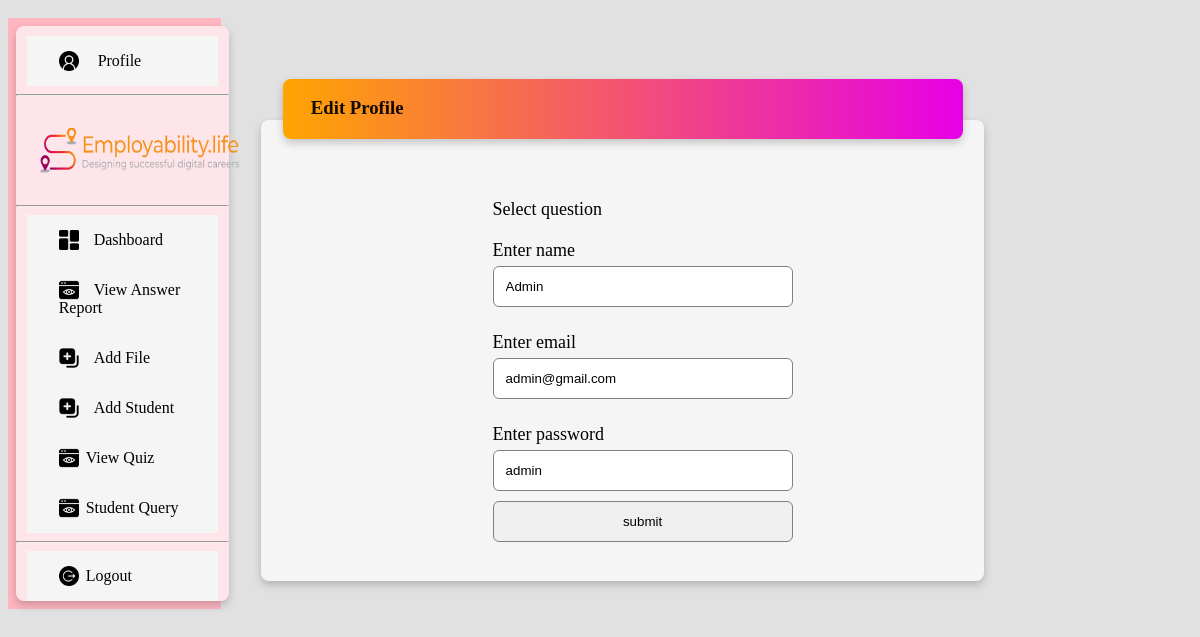
Screenshot of /adminprofile/ (signed in) with the database file from the repository.
### quiz/models.py (models this page shows, shortened)
class AdminForm(models.Model):
    name = models.CharField(max_length=100)
    email = models.EmailField()
    password = models.CharField(max_length=20)

### quiz/views.py (the view, shortened to what this page needs)
# urls.py: path('adminprofile/', profile, name='adprofile'),
def profile(request):
    if 'email' in request.session:
        n = AdminForm.objects.get(email=request.session['email'])
        return render(request, 'adminprofile.html', {'n': n})
    return redirect('sign1')

### quiz/templates/adminprofile.html (shortened to what this page needs)
{% extends 'admin_base.html' %}
{% load static %}
{% block content %}
<div class="viewtabledrd">
    <div class="viewtabledrd">
        <div class="card createtest">
            <div class="card questionadd">
                <h3 class="questionaddtitle" style="font-weight: bold;">&nbsp &nbsp &nbsp Edit Profile</h3>
            </div>
            <div class="questionaddform">
                <form method="post">
                    <label>Select question</label>
                    <label>Enter name</label>
                    <input type="text" placeholder="Enter name" class="questiontitle" id="questiontitle" name="name"
                        value="{{n.name}}" required>
                    <label>Enter email</label>
                    <input type="email" placeholder="Enter email" class="questiontitle" id="questiontitle" name="email"
                        value="{{n.email}}" required>
                    <label>Enter password</label>
                    <input type="text" placeholder="Enter password" class="questiontitle" id="questiontitle"
                        name="passowrd" value="{{n.password}}" required>
                    <br>
                    <input type="submit" value="submit" />
                </form>
            </div>
        </div>
    </div>
    {% endblock %}

### quiz/static/css/demo.css (style rules this page uses)
* { box-sizing: border-box; }
body { background-color: #d1cece9c; }
.card { background-color: whitesmoke; box-shadow: 0 4px 8px 0 rgba(0, 0, 0, 0.2); transition: 0.3s; border-radius: 8px; }
.viewtabledrd { position: relative; float: left; padding: 20px; width: 82%; }
form { width: 300px; margin-left: 32%; margin-top: 4rem; }
form label { display: flex; margin-top: 20px; font-size: 18px; }
form input { width: 100%; margin: 5px 0 5px 0; padding: 12px; border: none; border: 1px solid gray; border-radius: 6px; outline: none; }
.createtest { margin-top: 10%; }
.createtest { position: relative; }
.questionadd { position: absolute; left: 3%; bottom: 96%; height: 60px; width: 94%; background: linear-gradient(90deg, rgba(255, 165, 0, 1) 0%, rgb(230, 0, 230) 100%); color: rgba(0, 0, 0, 0.934); }
.questionaddform { padding-top: 2%; }

### rows the page displays
AdminForm: name "Admin", email "admin@gmail.com", passowrd "admin"
